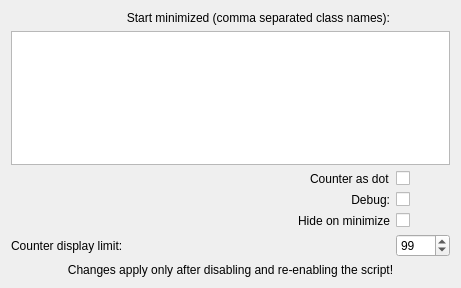
<?xml version="1.0" encoding="UTF-8"?>
<ui version="4.0">
 <class>KWin::CursorEyesScriptConfigForm</class>
 <widget class="QWidget" name="KWin::CursorEyesScriptConfigForm">
  <property name="geometry">
   <rect>
    <x>0</x>
    <y>0</y>
    <width>461</width>
    <height>288</height>
   </rect>
  </property>
  <layout class="QVBoxLayout" name="verticalLayout_2">
   <item>
    <layout class="QVBoxLayout" name="verticalLayout">
     <item>
      <layout class="QGridLayout" name="gridLayout">
       <item row="0" column="0" colspan="2">
        <widget class="QLabel" name="label">
         <property name="sizePolicy">
          <sizepolicy hsizetype="Preferred" vsizetype="Preferred">
           <horstretch>1</horstretch>
           <verstretch>0</verstretch>
          </sizepolicy>
         </property>
         <property name="text">
          <string>Start minimized (comma separated class names):</string>
         </property>
         <property name="alignment">
          <set>Qt::AlignmentFlag::AlignRight|Qt::AlignmentFlag::AlignTrailing|Qt::AlignmentFlag::AlignVCenter</set>
         </property>
        </widget>
       </item>
       <item row="3" column="2">
        <widget class="QCheckBox" name="kcfg_debugEnabled">
         <property name="text">
          <string/>
         </property>
        </widget>
       </item>
       <item row="1" column="0" colspan="3">
        <widget class="QPlainTextEdit" name="kcfg_hideByDefaultClass">
         <property name="sizePolicy">
          <sizepolicy hsizetype="Expanding" vsizetype="Expanding">
           <horstretch>0</horstretch>
           <verstretch>0</verstretch>
          </sizepolicy>
         </property>
         <property name="lineWidth">
          <number>1</number>
         </property>
        </widget>
       </item>
       <item row="2" column="2">
        <widget class="QCheckBox" name="kcfg_countUseDot">
         <property name="text">
          <string/>
         </property>
        </widget>
       </item>
       <item row="2" column="0" colspan="2" alignment="Qt::AlignmentFlag::AlignRight">
        <widget class="QLabel" name="label_4">
         <property name="text">
          <string>Counter as dot</string>
         </property>
        </widget>
       </item>
       <item row="3" column="0" colspan="2">
        <widget class="QLabel" name="label_3">
         <property name="text">
          <string>Debug:</string>
         </property>
         <property name="alignment">
          <set>Qt::AlignmentFlag::AlignRight|Qt::AlignmentFlag::AlignTrailing|Qt::AlignmentFlag::AlignVCenter</set>
         </property>
        </widget>
       </item>
       <item row="4" column="0" colspan="2">
        <widget class="QLabel" name="label_hideOnMinimize">
         <property name="text">
          <string>Hide on minimize</string>
         </property>
         <property name="alignment">
          <set>Qt::AlignmentFlag::AlignRight|Qt::AlignmentFlag::AlignTrailing|Qt::AlignmentFlag::AlignVCenter</set>
         </property>
        </widget>
       </item>
       <item row="4" column="2">
        <widget class="QCheckBox" name="kcfg_hideOnMinimize">
         <property name="text">
          <string/>
         </property>
        </widget>
       </item>
       <item row="5" column="0" colspan="2">
        <widget class="QLabel" name="label_countDisplayLimit">
         <property name="text">
          <string>Counter display limit:</string>
         </property>
         <property name="buddy">
          <cstring>kcfg_countDisplayLimit</cstring>
         </property>
        </widget>
       </item>
       <item row="5" column="2">
        <widget class="QSpinBox" name="kcfg_countDisplayLimit">
         <property name="toolTip">
          <string>Larger counts are shown with a plus sign, for example 99+.</string>
         </property>
         <property name="minimum">
          <number>1</number>
         </property>
         <property name="maximum">
          <number>9999</number>
         </property>
         <property name="value">
          <number>99</number>
         </property>
        </widget>
       </item>
      </layout>
     </item>
     <item>
      <spacer name="verticalSpacer">
       <property name="orientation">
        <enum>Qt::Orientation::Vertical</enum>
       </property>
       <property name="sizeHint" stdset="0">
        <size>
         <width>20</width>
         <height>40</height>
        </size>
       </property>
      </spacer>
     </item>
     <item>
      <layout class="QHBoxLayout" name="horizontalLayout_3">
       <item>
        <widget class="QLabel" name="label_2">
         <property name="enabled">
          <bool>true</bool>
         </property>
         <property name="sizePolicy">
          <sizepolicy hsizetype="Preferred" vsizetype="Preferred">
           <horstretch>0</horstretch>
           <verstretch>0</verstretch>
          </sizepolicy>
         </property>
         <property name="minimumSize">
          <size>
           <width>0</width>
           <height>0</height>
          </size>
         </property>
         <property name="autoFillBackground">
          <bool>false</bool>
         </property>
         <property name="lineWidth">
          <number>1</number>
         </property>
         <property name="midLineWidth">
          <number>0</number>
         </property>
         <property name="text">
          <string>Changes apply only after disabling and re-enabling the script!</string>
         </property>
         <property name="alignment">
          <set>Qt::AlignmentFlag::AlignCenter</set>
         </property>
         <property name="wordWrap">
          <bool>true</bool>
         </property>
        </widget>
       </item>
      </layout>
     </item>
    </layout>
   </item>
  </layout>
 </widget>
 <resources/>
 <connections/>
</ui>
